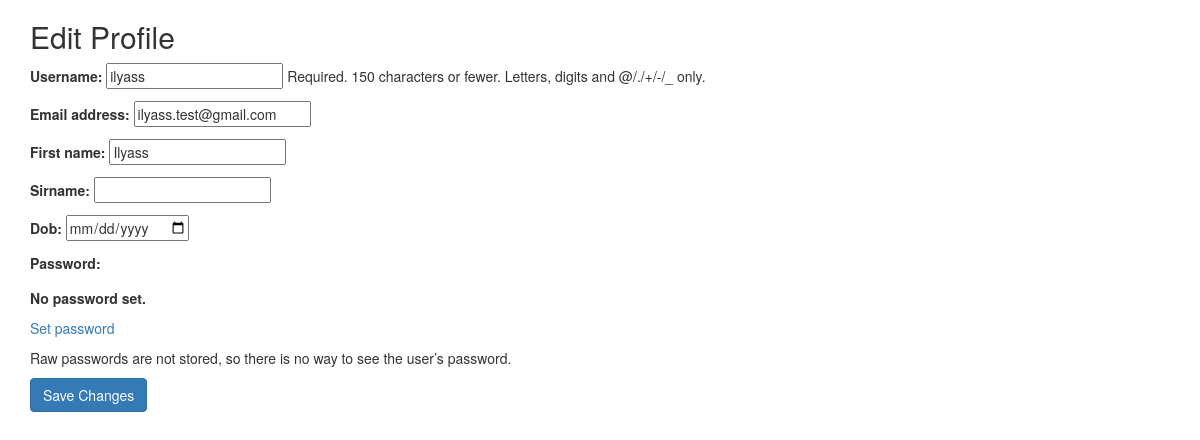
Page /profile/ (signed in) on the committed database.
### user_management/models.py (models this page shows)
class CustomUser(AbstractUser):
    dob = models.DateField(null=True, blank=True)
    sirname = models.CharField(max_length=100, blank=True)

### user_management/views.py (the view)
# urls.py: path('profile/', profile, name='profile'),
def profile(request):
    if request.method == 'POST':
        form = CustomUserChangeForm(request.POST, instance=request.user)
        if form.is_valid():
            form.save()
            messages.success(request, "Profile updated successfully!")
            return redirect('profile')
    else:
        form = CustomUserChangeForm(instance=request.user)
    return render(request, 'user_management/profile.html', {'form': form})

### user_management/forms.py
class CustomUserChangeForm(UserChangeForm):
    dob = forms.DateField(widget=forms.DateInput(attrs={'type': 'date'}))  # Use a date input
    class Meta:
        model = CustomUser
        fields = ('username', 'email', 'first_name', 'sirname', 'dob')

### user_management/templates/user_management/profile.html (shortened to what this page needs)
<!DOCTYPE html>
<html lang="en">
<head>
    <link rel="stylesheet" href="https://maxcdn.bootstrapcdn.com/bootstrap/3.4.1/css/bootstrap.min.css">
</head>
<body>
    <div class="container">
        <h2>Edit Profile</h2>
        <form method="POST">
            {{ form.as_p }}
            <button type="submit" class="btn btn-primary">Save Changes</button>
        </form>
    </div>
</body>
</html>

### rows in the picture
CustomUser: username "ilyass", email "ilyass.test@gmail.com", first_name "Ilyass"
